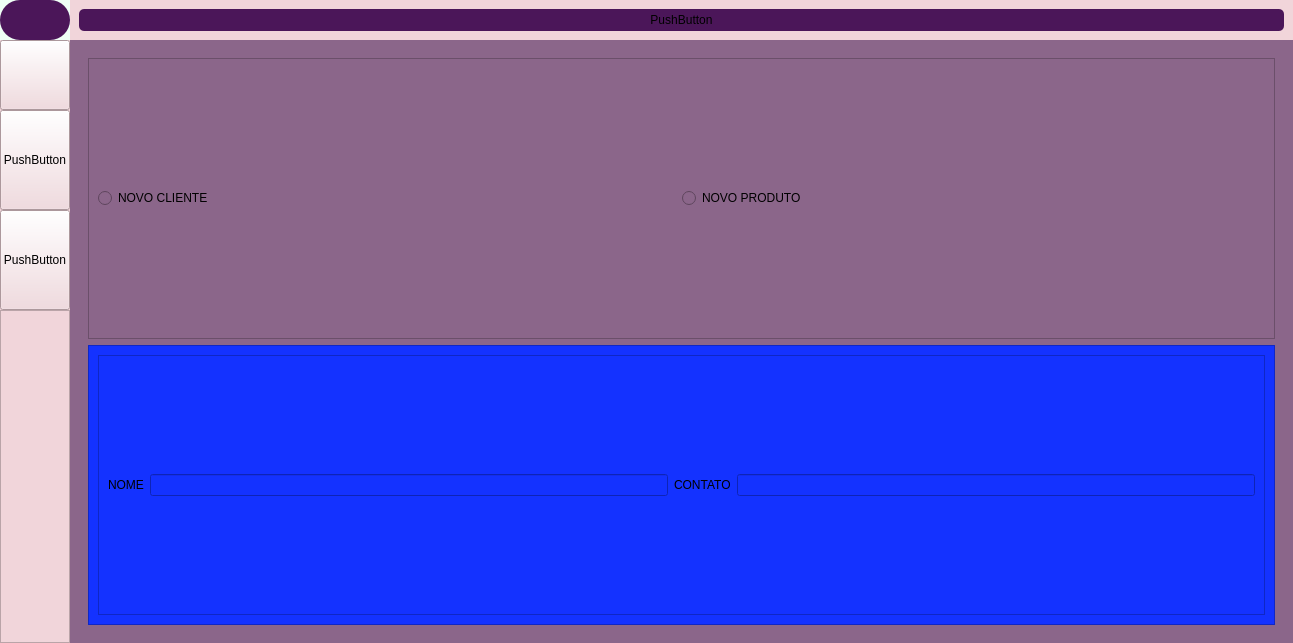
<?xml version="1.0" encoding="UTF-8"?>
<ui version="4.0">
 <class>MainWindow</class>
 <widget class="QMainWindow" name="MainWindow">
  <property name="geometry">
   <rect>
    <x>0</x>
    <y>0</y>
    <width>1293</width>
    <height>643</height>
   </rect>
  </property>
  <property name="windowTitle">
   <string>MainWindow</string>
  </property>
  <property name="styleSheet">
   <string notr="true">background-color: rgb(255, 112, 90)</string>
  </property>
  <widget class="QWidget" name="centralwidget">
   <layout class="QVBoxLayout" name="verticalLayout" stretch="0,0">
    <property name="spacing">
     <number>0</number>
    </property>
    <property name="leftMargin">
     <number>0</number>
    </property>
    <property name="topMargin">
     <number>0</number>
    </property>
    <property name="rightMargin">
     <number>0</number>
    </property>
    <property name="bottomMargin">
     <number>0</number>
    </property>
    <item>
     <widget class="QFrame" name="content">
      <property name="maximumSize">
       <size>
        <width>16777215</width>
        <height>40</height>
       </size>
      </property>
      <property name="styleSheet">
       <string notr="true">background-color: #f1d5da</string>
      </property>
      <property name="frameShape">
       <enum>QFrame::NoFrame</enum>
      </property>
      <property name="frameShadow">
       <enum>QFrame::Plain</enum>
      </property>
      <property name="lineWidth">
       <number>0</number>
      </property>
      <layout class="QHBoxLayout" name="horizontalLayout" stretch="0,0">
       <property name="spacing">
        <number>0</number>
       </property>
       <property name="leftMargin">
        <number>0</number>
       </property>
       <property name="topMargin">
        <number>0</number>
       </property>
       <property name="rightMargin">
        <number>0</number>
       </property>
       <property name="bottomMargin">
        <number>0</number>
       </property>
       <item>
        <widget class="QFrame" name="frame">
         <property name="maximumSize">
          <size>
           <width>70</width>
           <height>16777215</height>
          </size>
         </property>
         <property name="styleSheet">
          <string notr="true">background-color: rgb(239, 255, 246);</string>
         </property>
         <property name="frameShape">
          <enum>QFrame::NoFrame</enum>
         </property>
         <property name="frameShadow">
          <enum>QFrame::Sunken</enum>
         </property>
         <property name="lineWidth">
          <number>0</number>
         </property>
         <layout class="QHBoxLayout" name="horizontalLayout_2">
          <property name="spacing">
           <number>0</number>
          </property>
          <property name="leftMargin">
           <number>0</number>
          </property>
          <property name="topMargin">
           <number>0</number>
          </property>
          <property name="rightMargin">
           <number>0</number>
          </property>
          <property name="bottomMargin">
           <number>0</number>
          </property>
          <item>
           <widget class="QPushButton" name="pushButton">
            <property name="sizePolicy">
             <sizepolicy hsizetype="Expanding" vsizetype="Expanding">
              <horstretch>0</horstretch>
              <verstretch>0</verstretch>
             </sizepolicy>
            </property>
            <property name="layoutDirection">
             <enum>Qt::LeftToRight</enum>
            </property>
            <property name="styleSheet">
             <string notr="true">QPushButton{
padding: 5px 10px;
border: none;
border-radius: 20px;
background-color: #4b1659
}</string>
            </property>
            <property name="text">
             <string/>
            </property>
            <property name="shortcut">
             <string/>
            </property>
           </widget>
          </item>
         </layout>
        </widget>
       </item>
       <item>
        <widget class="QFrame" name="frame_2">
         <property name="frameShape">
          <enum>QFrame::NoFrame</enum>
         </property>
         <property name="frameShadow">
          <enum>QFrame::Plain</enum>
         </property>
         <property name="lineWidth">
          <number>0</number>
         </property>
         <layout class="QHBoxLayout" name="horizontalLayout_4">
          <item>
           <widget class="QPushButton" name="pushButton_5">
            <property name="styleSheet">
             <string notr="true">QPushButton{
padding: 5px 10px;
border: none;
border-radius: 5px;
background-color: #4b1659;
}</string>
            </property>
            <property name="text">
             <string>PushButton</string>
            </property>
           </widget>
          </item>
         </layout>
        </widget>
       </item>
      </layout>
     </widget>
    </item>
    <item>
     <widget class="QFrame" name="top_bar">
      <property name="maximumSize">
       <size>
        <width>16777215</width>
        <height>16777215</height>
       </size>
      </property>
      <property name="styleSheet">
       <string notr="true">background-color: #8b668a</string>
      </property>
      <property name="frameShape">
       <enum>QFrame::NoFrame</enum>
      </property>
      <property name="frameShadow">
       <enum>QFrame::Raised</enum>
      </property>
      <property name="lineWidth">
       <number>0</number>
      </property>
      <layout class="QHBoxLayout" name="horizontalLayout_3">
       <property name="spacing">
        <number>0</number>
       </property>
       <property name="leftMargin">
        <number>0</number>
       </property>
       <property name="topMargin">
        <number>0</number>
       </property>
       <property name="rightMargin">
        <number>0</number>
       </property>
       <property name="bottomMargin">
        <number>0</number>
       </property>
       <item>
        <widget class="QFrame" name="frame_buttons">
         <property name="maximumSize">
          <size>
           <width>70</width>
           <height>16777215</height>
          </size>
         </property>
         <property name="styleSheet">
          <string notr="true">background-color: #f1d5da</string>
         </property>
         <property name="frameShape">
          <enum>QFrame::NoFrame</enum>
         </property>
         <property name="frameShadow">
          <enum>QFrame::Raised</enum>
         </property>
         <property name="lineWidth">
          <number>0</number>
         </property>
         <layout class="QVBoxLayout" name="verticalLayout_2">
          <property name="spacing">
           <number>0</number>
          </property>
          <property name="leftMargin">
           <number>0</number>
          </property>
          <property name="topMargin">
           <number>0</number>
          </property>
          <property name="rightMargin">
           <number>0</number>
          </property>
          <property name="bottomMargin">
           <number>0</number>
          </property>
          <item>
           <widget class="QPushButton" name="pushButton_2">
            <property name="sizePolicy">
             <sizepolicy hsizetype="Expanding" vsizetype="Expanding">
              <horstretch>0</horstretch>
              <verstretch>0</verstretch>
             </sizepolicy>
            </property>
            <property name="maximumSize">
             <size>
              <width>16777215</width>
              <height>70</height>
             </size>
            </property>
            <property name="text">
             <string/>
            </property>
            <property name="icon">
             <iconset theme="call-stop">
              <normaloff>.</normaloff>.</iconset>
            </property>
            <property name="checkable">
             <bool>false</bool>
            </property>
           </widget>
          </item>
          <item>
           <widget class="QPushButton" name="pushButton_4">
            <property name="sizePolicy">
             <sizepolicy hsizetype="Expanding" vsizetype="Expanding">
              <horstretch>0</horstretch>
              <verstretch>0</verstretch>
             </sizepolicy>
            </property>
            <property name="maximumSize">
             <size>
              <width>16777215</width>
              <height>100</height>
             </size>
            </property>
            <property name="text">
             <string>PushButton</string>
            </property>
           </widget>
          </item>
          <item>
           <widget class="QPushButton" name="pushButton_3">
            <property name="sizePolicy">
             <sizepolicy hsizetype="Expanding" vsizetype="Expanding">
              <horstretch>0</horstretch>
              <verstretch>0</verstretch>
             </sizepolicy>
            </property>
            <property name="maximumSize">
             <size>
              <width>16777215</width>
              <height>100</height>
             </size>
            </property>
            <property name="text">
             <string>PushButton</string>
            </property>
           </widget>
          </item>
          <item>
           <widget class="QFrame" name="frame_5">
            <property name="sizePolicy">
             <sizepolicy hsizetype="Expanding" vsizetype="Expanding">
              <horstretch>0</horstretch>
              <verstretch>0</verstretch>
             </sizepolicy>
            </property>
            <property name="frameShape">
             <enum>QFrame::StyledPanel</enum>
            </property>
            <property name="frameShadow">
             <enum>QFrame::Raised</enum>
            </property>
           </widget>
          </item>
         </layout>
        </widget>
       </item>
       <item>
        <widget class="QFrame" name="frame_pages">
         <property name="frameShape">
          <enum>QFrame::NoFrame</enum>
         </property>
         <property name="frameShadow">
          <enum>QFrame::Raised</enum>
         </property>
         <property name="lineWidth">
          <number>0</number>
         </property>
         <layout class="QVBoxLayout" name="verticalLayout_3">
          <item>
           <widget class="QStackedWidget" name="stackedWidget">
            <widget class="QWidget" name="page_cadastro">
             <layout class="QVBoxLayout" name="verticalLayout_4">
              <item>
               <widget class="QFrame" name="frame_3">
                <property name="frameShape">
                 <enum>QFrame::StyledPanel</enum>
                </property>
                <property name="frameShadow">
                 <enum>QFrame::Raised</enum>
                </property>
                <layout class="QHBoxLayout" name="horizontalLayout_5">
                 <item>
                  <widget class="QFrame" name="frame_4">
                   <property name="frameShape">
                    <enum>QFrame::NoFrame</enum>
                   </property>
                   <property name="frameShadow">
                    <enum>QFrame::Raised</enum>
                   </property>
                   <layout class="QHBoxLayout" name="horizontalLayout_6">
                    <property name="spacing">
                     <number>0</number>
                    </property>
                    <property name="leftMargin">
                     <number>0</number>
                    </property>
                    <property name="topMargin">
                     <number>0</number>
                    </property>
                    <property name="rightMargin">
                     <number>0</number>
                    </property>
                    <property name="bottomMargin">
                     <number>0</number>
                    </property>
                    <item>
                     <widget class="QRadioButton" name="rbNovoCliente">
                      <property name="text">
                       <string>NOVO CLIENTE</string>
                      </property>
                     </widget>
                    </item>
                    <item>
                     <widget class="QRadioButton" name="rbNovoProduto">
                      <property name="text">
                       <string>NOVO PRODUTO</string>
                      </property>
                     </widget>
                    </item>
                   </layout>
                  </widget>
                 </item>
                </layout>
               </widget>
              </item>
              <item>
               <widget class="QFrame" name="frame_teste">
                <property name="styleSheet">
                 <string notr="true">background-color: rgb(20, 50, 255);</string>
                </property>
                <property name="frameShape">
                 <enum>QFrame::StyledPanel</enum>
                </property>
                <property name="frameShadow">
                 <enum>QFrame::Raised</enum>
                </property>
                <layout class="QHBoxLayout" name="horizontalLayout_8">
                 <item>
                  <widget class="QFrame" name="frame_6">
                   <property name="frameShape">
                    <enum>QFrame::StyledPanel</enum>
                   </property>
                   <property name="frameShadow">
                    <enum>QFrame::Raised</enum>
                   </property>
                   <layout class="QHBoxLayout" name="horizontalLayout_7">
                    <item>
                     <widget class="QLabel" name="label">
                      <property name="text">
                       <string>NOME</string>
                      </property>
                     </widget>
                    </item>
                    <item>
                     <widget class="QLineEdit" name="leName"/>
                    </item>
                    <item>
                     <widget class="QLabel" name="label_2">
                      <property name="text">
                       <string>CONTATO</string>
                      </property>
                     </widget>
                    </item>
                    <item>
                     <widget class="QLineEdit" name="leContact"/>
                    </item>
                   </layout>
                  </widget>
                 </item>
                </layout>
               </widget>
              </item>
             </layout>
            </widget>
            <widget class="QWidget" name="page_2">
             <widget class="QFrame" name="frame_7">
              <property name="geometry">
               <rect>
                <x>560</x>
                <y>200</y>
                <width>120</width>
                <height>80</height>
               </rect>
              </property>
              <property name="styleSheet">
               <string notr="true">background-color: rgb(255, 45, 41);</string>
              </property>
              <property name="frameShape">
               <enum>QFrame::StyledPanel</enum>
              </property>
              <property name="frameShadow">
               <enum>QFrame::Raised</enum>
              </property>
             </widget>
            </widget>
           </widget>
          </item>
         </layout>
        </widget>
       </item>
      </layout>
     </widget>
    </item>
   </layout>
  </widget>
 </widget>
 <resources/>
 <connections/>
</ui>
